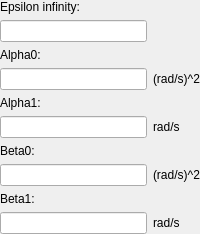
                <widget class="QWidget" name="page_General2">
                 <layout class="QGridLayout" name="gridLayout_9">
                  <property name="leftMargin">
                   <number>0</number>
                  </property>
                  <property name="topMargin">
                   <number>0</number>
                  </property>
                  <property name="rightMargin">
                   <number>0</number>
                  </property>
                  <property name="bottomMargin">
                   <number>0</number>
                  </property>
                  <property name="spacing">
                   <number>6</number>
                  </property>
                  <item row="1" column="0">
                   <widget class="QLineEdit" name="lineEdit_ElEpsilonInfinity_6"/>
                  </item>
                  <item row="2" column="0">
                   <widget class="QLabel" name="label_39">
                    <property name="text">
                     <string>Alpha0:</string>
                    </property>
                   </widget>
                  </item>
                  <item row="4" column="0">
                   <widget class="QLabel" name="label_44">
                    <property name="text">
                     <string>Alpha1:</string>
                    </property>
                   </widget>
                  </item>
                  <item row="10" column="0">
                   <widget class="QLabel" name="label_43">
                    <property name="text">
                     <string>Beta1:</string>
                    </property>
                   </widget>
                  </item>
                  <item row="0" column="0">
                   <widget class="QLabel" name="label_37">
                    <property name="text">
                     <string>Epsilon infinity:</string>
                    </property>
                   </widget>
                  </item>
                  <item row="5" column="1">
                   <widget class="QLabel" name="label_59">
                    <property name="text">
                     <string>rad/s</string>
                    </property>
                   </widget>
                  </item>
                  <item row="3" column="0">
                   <widget class="QLineEdit" name="lineEdit_ElAlpha0"/>
                  </item>
                  <item row="11" column="0">
                   <widget class="QLineEdit" name="lineEdit_ElBeta1"/>
                  </item>
                  <item row="7" column="1">
                   <widget class="QLabel" name="label_61">
                    <property name="text">
                     <string>(rad/s)^2</string>
                    </property>
                   </widget>
                  </item>
                  <item row="6" column="0">
                   <widget class="QLabel" name="label_40">
                    <property name="text">
                     <string>Beta0:</string>
                    </property>
                   </widget>
                  </item>
                  <item row="11" column="1">
                   <widget class="QLabel" name="label_58">
                    <property name="text">
                     <string>rad/s</string>
                    </property>
                   </widget>
                  </item>
                  <item row="5" column="0">
                   <widget class="QLineEdit" name="lineEdit_ElAlpha1"/>
                  </item>
                  <item row="7" column="0">
                   <widget class="QLineEdit" name="lineEdit_ElBeta0"/>
                  </item>
                  <item row="3" column="1">
                   <widget class="QLabel" name="label_60">
                    <property name="text">
                     <string>(rad/s)^2</string>
                    </property>
                   </widget>
                  </item>
                 </layout>
                </widget>
